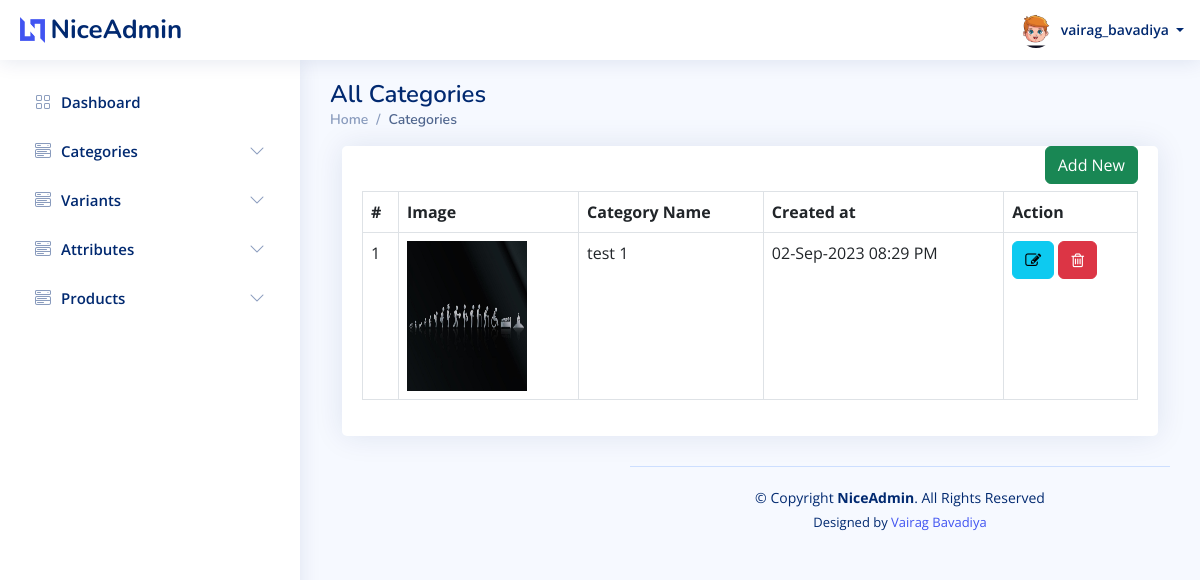
/admin/categories/all.php (signed in), run on an earlier commit of the app's database.
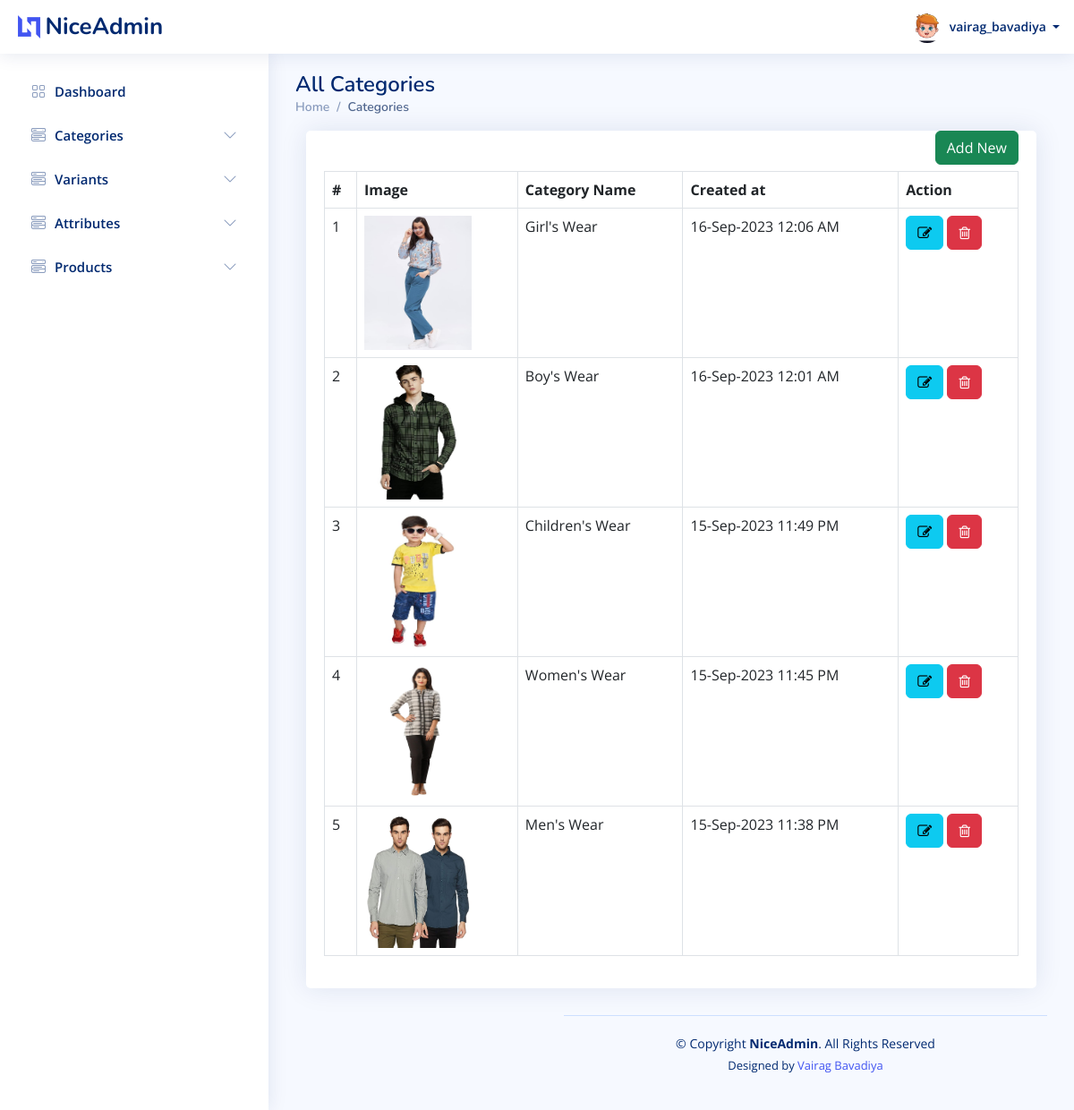
And on a later commit of the database.
### tables this page shows
CREATE TABLE `users` (
  `id` int(20) NOT NULL,
  `u_name` varchar(50) NOT NULL,
  `email` varchar(50) NOT NULL,
  `phone_no` varchar(10) NOT NULL,
  `password` varchar(10) NOT NULL,
  `u_type_id` int(20) NOT NULL,
  `u_profile` varchar(100) NOT NULL,
  `created_at` datetime NOT NULL,
  `updated_at` datetime NOT NULL,
  `created_by` int(20) DEFAULT NULL,
  `updated_by` int(20) DEFAULT NULL,
  `is_active` tinyint(1) NOT NULL
);

CREATE TABLE `category` (
  `id` int(20) NOT NULL,
  `category_name` varchar(20) NOT NULL,
  `category_description` text NOT NULL,
  `image` varchar(50) NOT NULL,
  `created_by` int(50) NOT NULL,
  `updated_by` int(50) NOT NULL,
  `created_at` datetime NOT NULL,
  `updated_at` datetime NOT NULL,
  `is_active` tinyint(1) NOT NULL
);

### admin/categories/all.php (the view, shortened to what this page needs)
<?php
require('../config.php');
require('../header.php');
?>
<main id="main" class="main">
    <div class="pagetitle">
        <h1>All Categories</h1>
        <nav>
            <ol class="breadcrumb">
                <li class="breadcrumb-item active"><a href="/e-commerce/admin/dashboard.php">Home</a></li>
                <li class="breadcrumb-item active">Categories</li>
            </ol>
        </nav>
    </div>
    <section class="content">
        <div class="container-fluid">
            <div class="row">
                <div class="col-lg-12 grid-margin stretch-card">
                    <div class="card">
                        <div class="card-body">
                            <div style="margin-bottom: 45px;">
                                <a href="/e-commerce/admin/categories/create.php" class="btn btn-success" style="float: right; margin-left: 15px;">Add New</a>
                            </div>
                            <table class="table table-bordered datatable" id="table_id">
                                <thead>
                                    <tr>
                                        <th>#</th>
                                        <th>Image</th>
                                        <th>Category Name</th>
                                        <th>Created at</th>
                                        <th>Action</th>
                                    </tr>
                                </thead>
                                <tbody>
                                    <?php
                                    $query = "SELECT id,category_name,image,category_description,created_at from category ORDER BY id DESC";
                                    if ($result = $conn->query($query)) {
                                        $i = 0;
                                        while ($row = $result->fetch_assoc()) {
                                            $i++;
                                    ?>
                                            <tr>
                                                <td><?php echo $i; ?></td>
                                                <td>
                                                    <?php
                                                    if ($row['image'] == "")
                                                        echo "-";
                                                    else { ?>
                                                        <img height="150" width="120" src=" <?php echo $row['image']; ?>">
                                                    <?php
                                                    }
                                                    ?>
                                                </td>
                                                <td><?php echo $row['category_name']; ?></td>
                                                <td><?php echo date('d-M-Y h:i A', strtotime($row['created_at'])); ?></td>
                                                <td>
                                                    <a class="btn btn-info" href="edit.php?id=<?php echo $row["id"]; ?>"><i class="fa fa-edit"></i></a>
                                                    <a class="btn btn-danger" href="delete.php?id=<?php echo $row["id"]; ?>"><i class="fa fa-trash-o"></i></a>
                                                </td>
                                            </tr>
                                    <?php
                                        }
                                    }
                                    ?>
                                </tbody>
                            </table>
                        </div>
                    </div>
                </div>
            </div>
        </div>
    </section>
    <?php require('../footer.php'); ?>

### admin/header.php (shortened to what this page needs)
<?php
require("config.php");
?>
<!DOCTYPE html>
<html lang="en">
<head>
    <link rel="stylesheet" href="https://cdnjs.cloudflare.com/ajax/libs/font-awesome/4.7.0/css/font-awesome.min.css">
    <link href="/e-commerce/admin/assets/vendor/bootstrap/css/bootstrap.min.css" rel="stylesheet">
    <link href="/e-commerce/admin/assets/vendor/bootstrap-icons/bootstrap-icons.css" rel="stylesheet">
    <link href="/e-commerce/admin/assets/vendor/boxicons/css/boxicons.min.css" rel="stylesheet">
    <link href="/e-commerce/admin/assets/vendor/quill/quill.snow.css" rel="stylesheet">
    <link href="/e-commerce/admin/assets/vendor/quill/quill.bubble.css" rel="stylesheet">
    <link href="/e-commerce/admin/assets/vendor/remixicon/remixicon.css" rel="stylesheet">
    <link href="/e-commerce/admin/assets/vendor/simple-datatables/style.css" rel="stylesheet">
    <link href="/e-commerce/admin/assets/css/style.css" rel="stylesheet">
</head>
<body>
    <header id="header" class="header fixed-top d-flex align-items-center">
        <div class="d-flex align-items-center justify-content-between">
            <a href="dashboard.php" class="logo d-flex align-items-center">
                <img src="/e-commerce/admin/assets/img/logo.png" alt="">
                <span class="d-none d-lg-block">NiceAdmin</span>
            </a>
        </div>
        <nav class="header-nav ms-auto">
            <ul class="d-flex align-items-center">
                <li class="nav-item dropdown pe-3">
                    <a class="nav-link nav-profile d-flex align-items-center pe-0" href="#" data-bs-toggle="dropdown">
                        <?php
                        $sql = "SELECT u.id,u.u_name,u.email,u.phone_no,u.u_profile,u.is_active,ut.type_name FROM users as u,user_type as ut where u.id = " . $_SESSION['id'];
                        $result = $conn->query($sql);
                        $row = mysqli_fetch_assoc($result);
                        ?>
                        <img src="/e-commerce/admin/<?php echo $row['u_profile']; ?>" alt="Profile" class="rounded-circle">
                        <span class="d-none d-md-block dropdown-toggle ps-2">
                            <?php echo $row['u_name']; ?> </span>
                    </a>
                </li>
            </ul>
        </nav>
    </header>
    <aside id="sidebar" class="sidebar">
        <ul class="sidebar-nav" id="sidebar-nav">
            <li class="nav-item">
                <a class="nav-link collapsed" href="/e-commerce/admin/dashboard.php">
                    <i class="bi bi-grid"></i>
                    <span>Dashboard</span>
                </a>
            </li>
            <li class="nav-item">
                <a class="nav-link collapsed" data-bs-target="#components-nav" data-bs-toggle="collapse" href="#" aria-expanded="false">
                    <i class="bi bi-menu-button-wide"></i><span>Categories</span><i class="bi bi-chevron-down ms-auto"></i>
                </a>
            </li>
            <li class="nav-item">
                <a class="nav-link collapsed" data-bs-target="#variants-nav" data-bs-toggle="collapse" href="#">
                    <i class="bi bi-menu-button-wide"></i><span>Variants</span><i class="bi bi-chevron-down ms-auto"></i>
                </a>
            </li>
            <li class="nav-item">
                <a class="nav-link collapsed" data-bs-target="#attributes-nav" data-bs-toggle="collapse" href="#">
                    <i class="bi bi-menu-button-wide"></i><span>Attributes</span><i class="bi bi-chevron-down ms-auto"></i>
                </a>
            </li>
            <li class="nav-item">
                <a class="nav-link collapsed" data-bs-target="#products-nav" data-bs-toggle="collapse" href="#">
                    <i class="bi bi-menu-button-wide"></i><span>Products</span><i class="bi bi-chevron-down ms-auto"></i>
                </a>
            </li>
        </ul>
    </aside>

### admin/footer.php (shortened to what this page needs)
<footer id="footer" class="footer">
  <div class="copyright">
    &copy; Copyright <strong><span>NiceAdmin</span></strong>. All Rights Reserved
  </div>
  <div class="credits">
    Designed by <a href="/e-commerce/https://bootstrapmade.com/">Vairag Bavadiya</a>
  </div>
</footer>
</body>
</html>

### admin/assets/css/style.css (style rules this page uses)
:root { scroll-behavior: smooth; }
body { font-family: "Open Sans", sans-serif; background: #f6f9ff; color: #444444; }
a { color: #4154f1; text-decoration: none; }
h1, h2, h3, h4, h5, h6 { font-family: "Nunito", sans-serif; }
#main { margin-top: 60px; padding: 20px 30px; transition: all 0.3s; }
.pagetitle { margin-bottom: 10px; }
.pagetitle h1 { font-size: 24px; margin-bottom: 0; font-weight: 600; color: #012970; }
.card { margin-bottom: 30px; border: none; border-radius: 5px; box-shadow: 0px 0 30px rgba(1, 41, 112, 0.1); }
.card-body { padding: 0 20px 20px 20px; }
.breadcrumb { font-size: 14px; font-family: "Nunito", sans-serif; color: #899bbd; font-weight: 600; }
.breadcrumb a { color: #899bbd; transition: 0.3s; }
.breadcrumb .breadcrumb-item::before { color: #899bbd; }
.breadcrumb .active { color: #51678f; font-weight: 600; }
.logo { line-height: 1; }
@media (min-width: 1200px) { .logo { width: 280px; } }
.logo img { max-height: 26px; margin-right: 6px; }
.logo span { font-size: 26px; font-weight: 700; color: #012970; font-family: "Nunito", sans-serif; }
.header { transition: all 0.5s; z-index: 997; height: 60px; box-shadow: 0px 2px 20px rgba(1, 41, 112, 0.1); background-color: #fff; padding-left: 20px; }
.header-nav ul { list-style: none; }
.header-nav>ul { margin: 0; padding: 0; }
.header-nav .nav-profile { color: #012970; }
.header-nav .nav-profile img { max-height: 36px; }
.header-nav .nav-profile span { font-size: 14px; font-weight: 600; }
.sidebar { position: fixed; top: 60px; left: 0; bottom: 0; width: 300px; z-index: 996; transition: all 0.3s; padding: 20px; overflow-y: auto; scrollbar-width: thin; scrollbar-color: #aab7cf transparent; box-shadow: 0px 0px 20px rgba(1, 41, 112, 0.1); background-color: #fff; }
@media (min-width: 1200px) { #main, #footer { margin-left: 300px; } }
.sidebar-nav { padding: 0; margin: 0; list-style: none; }
.sidebar-nav li { padding: 0; margin: 0; list-style: none; }
.sidebar-nav .nav-item { margin-bottom: 5px; }
.sidebar-nav .nav-link { display: flex; align-items: center; font-size: 15px; font-weight: 600; color: #4154f1; transition: 0.3; background: #f6f9ff; padding: 10px 15px; border-radius: 4px; }
.sidebar-nav .nav-link i { font-size: 16px; margin-right: 10px; color: #4154f1; }
.sidebar-nav .nav-link.collapsed { color: #012970; background: #fff; }
.sidebar-nav .nav-link.collapsed i { color: #899bbd; }
.sidebar-nav .nav-link .bi-chevron-down { margin-right: 0; transition: transform 0.2s ease-in-out; }
.footer { padding: 20px 0; font-size: 14px; transition: all 0.3s; border-top: 1px solid #cddfff; }
.footer .copyright { text-align: center; color: #012970; }
.footer .credits { padding-top: 5px; text-align: center; font-size: 13px; color: #012970; }

What changed in the data, as far as the page shows it:
removed category: image (picture), category_name "test 1", created_at "02-Sep-2023 08:29 PM"
added category: image (picture), category_name "Girl's Wear", created_at "16-Sep-2023 12:06 AM"
added category: image (picture), category_name "Boy's Wear", created_at "16-Sep-2023 12:01 AM"
added category: image (picture), category_name "Children's Wear", created_at "15-Sep-2023 11:49 PM"
added category: image (picture), category_name "Women's Wear", created_at "15-Sep-2023 11:45 PM"
added category: image (picture), category_name "Men's Wear", created_at "15-Sep-2023 11:38 PM"
